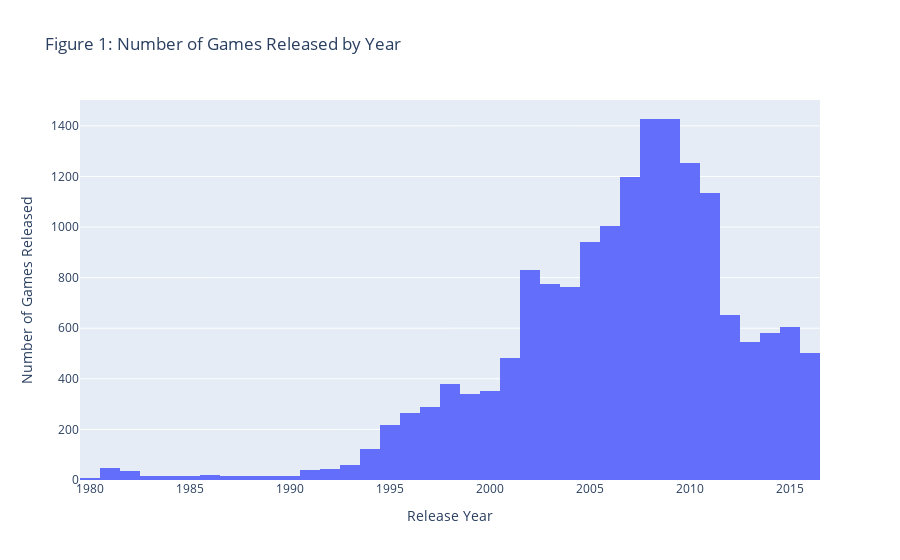

Source (notebook cell):
### Markdown cell above
#### Is the data for every period significant?
Volume of games released per year will determine if every period in the data set is significant.

### Code cell
fig1 = px.histogram(df,
                    x='year_of_release',
                    title='Figure 1: Number of Games Released by Year')
fig1.update_layout(xaxis_title='Release Year', yaxis_title='Number of Games Released')
fig1.show()

### Figure 1 — Plotly figure (JSON) as saved in the notebook; plotly's stock layout.template omitted (floating-point values rounded to 4 significant figures; data arrays with more than 128 entries replaced by an {"elided": "..."} marker saying what was removed)
{"data": [{"alignmentgroup": "True", "bingroup": "x", "hovertemplate": "year_of_release=%{x}<br>count=%{y}<extra></extra>", "legendgroup": "", "marker": {"color": "#636efa", "pattern": {"shape": ""}}, "name": "", "offsetgroup": "", "orientation": "v", "showlegend": false, "type": "histogram", "x": {"elided": "16444 int values"}, "xaxis": "x", "yaxis": "y"}], "layout": {"barmode": "relative", "legend": {"tracegroupgap": 0}, "title": {"text": "Figure 1: Number of Games Released by Year"}, "xaxis": {"anchor": "y", "domain": [0, 1], "title": {"text": "Release Year"}}, "yaxis": {"anchor": "x", "domain": [0, 1], "title": {"text": "Number of Games Released"}}}}
